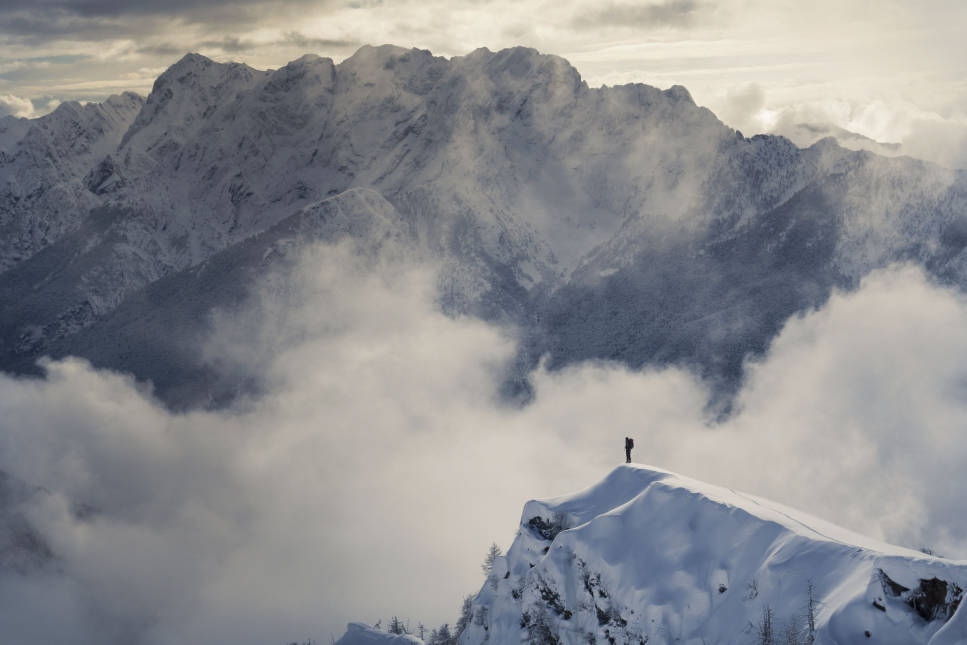
#> input picture Chapter10/IMG1.jpg, 3867 x 2578 px, given in place of the camera (shown at 1/4 size)
$ python FacePhoto.py
#> lines starting #> are read from the running program, lines starting #| are printed output that depends on the picture; after the words box and inside, x2 and y2 are one past the last pixel; in counts of white or black regions, pixels touching at a corner belong together
import cv2
import numpy as np

def __main():
    maxPhotoNum = 100

    cap = cv2.VideoCapture(0, cv2.CAP_V4L)
    cap.set(cv2.CAP_PROP_FRAME_WIDTH, 1280)
    cap.set(cv2.CAP_PROP_FRAME_HEIGHT, 720)

    if not cap.isOpened():
        print("Not Opened Video Camera")
        exit()

    while True:
        ret, img = cap.read()
#> img is the input picture: shape (2578, 3867, 3); mean B, G, R 142.7, 139.7, 138.5

        if not ret:
            print("Video Capture Err")
            break

        dst = setResultArea(img)
        getFace(dst)
        x1, y1, x2, y2 = init(img)
        img[y1:y2, x1:x2] = dst
        cv2.rectangle(img, (50, 50), (330, 120), (0, 0, 0), -1)
        cv2.putText(img=img, text="{0}/{1}".format(str(faceCount).zfill(3),
                                                   maxPhotoNum), org=(80,100),
                    fontFace=cv2.FONT_HERSHEY_SIMPLEX, fontScale=1.5, color=(255, 255, 255),
                    lineType=cv2.LINE_AA)

        cv2.imshow("Final result", img)
        if cv2.waitKey(10) > -1:
            break
        if faceCount >= maxPhotoNum:
            break

    cap.release()
    cv2.destroyAllWindows()

    return 0

def init(src):
    h, w = src.shape[:2]
#> h = 2578; w = 3867
    x = w / 2
#> x = 1933.5
    y = h / 2
#> y = 1289
    rectLength = w * 0.3
#> rectLength = 1160.1
    x1 = int(x - (rectLength / 2))
#> x1 = 1353
    y1 = int(y - (rectLength / 2))
#> y1 = 708
    x2 = int(x + (rectLength / 2))
#> x2 = 2513
    y2 = int(y + (rectLength / 2))
#> y2 = 1869
    return x1, y1, x2, y2

def setResultArea(src):
    x1, y1, x2, y2 = init(src)
#> x1 = 1353; y1 = 708; x2 = 2513; y2 = 1869
    dst = src[y1:y2, x1:x2]
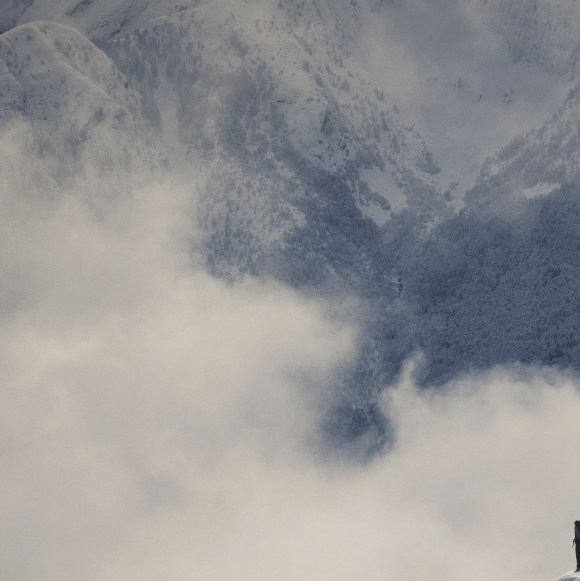
#> dst: shape (1161, 1160, 3) (shown at 1/2 size); mean B, G, R 149.4, 148.5, 148.9
    cv2.rectangle(src, (x1, y1), (x2, y2), (255, 255, 255), 2)
#> in __main, `dst = setResultArea(img)`:
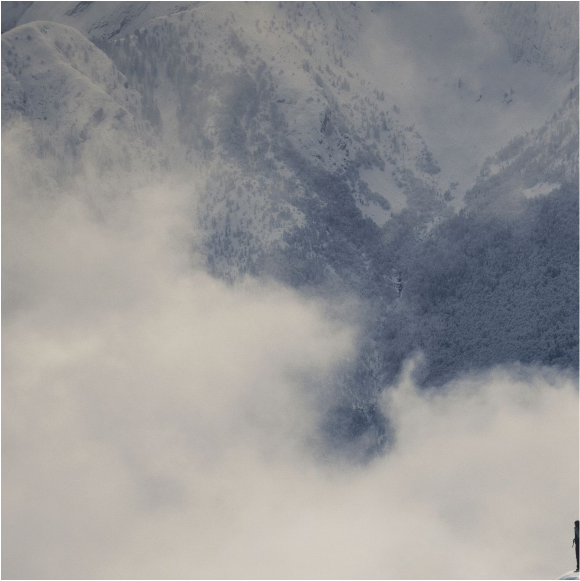
#> dst: shape (1161, 1160, 3) (shown at 1/2 size); 0.52% of pixels changed, all inside (x1, y1, x2, y2) = (0, 0, 1160, 1161)
    return dst

def getFace(img):
    global cascade
    gray = cv2.cvtColor(img, cv2.COLOR_BGR2GRAY)
    bodyRect = cascade.detectMultiScale(image=gray, scaleFactor=1.05, minNeighbors=10,
                                        flags=None, minSize=(30, 30))
#> bodyRect = ()
    for x, y, w, h in bodyRect:
        face = img[y:y + h, x:x + w]
        saveImg(face)
        cv2.rectangle(img, (x, y), (x + w, y + h), (0, 255, 255), 3)
        return img
#> this loop made 0 passes

def saveImg(src):
    global faceCount
    dst = setImageSize(src, faceCount)
    dst = cv2.cvtColor(dst, cv2.COLOR_BGR2GRAY)
    fillName = "./facesImage/face{0}.jpg".format(faceCount)
    cv2.imwrite(fillName, dst)
    faceCount += 1

def setImageSize(src, count):
    global height
    global width

    if count > 0:
        h, w = src.shape[:2]
        rate = height / h
        print(rate)
        src = cv2.resize(src, (int(w * rate), int(h * rate)))
    else:
        height, width = src.shape[:2]
    return src

if __name__ == "__main__":
    faceCount = 0
    height = 0
    width = 0
    cascade = cv2.CascadeClassifier('haarcascade_frontalface_default.xml')
    __main()
#> in __main, `x1, y1, x2, y2 = init(img)`: x1 = 1353; y1 = 708; x2 = 2513; y2 = 1869
#> (key Esc is pressed here)

$ run again, on Chapter10/IMG2.jpg
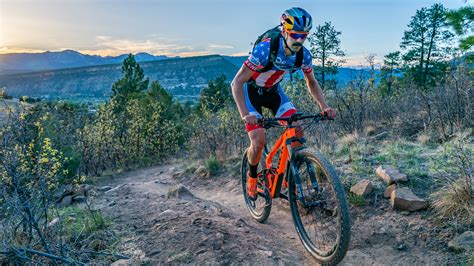
#> input picture Chapter10/IMG2.jpg, 474 x 266 px, given in place of the camera
#> in __main, img is the input picture: shape (266, 474, 3); mean B, G, R 123.6, 115.3, 93.7
#> in setResultArea, `x1, y1, x2, y2 = init(src)`: x1 = 165; y1 = 61; x2 = 308; y2 = 204
#> src: shape (266, 474, 3); 1.36% of pixels changed, all inside (x1, y1, x2, y2) = (164, 60, 310, 206)
#> in getFace, `gray = cv2.cvtColor(img, cv2.COLOR_BGR2GRAY)`:
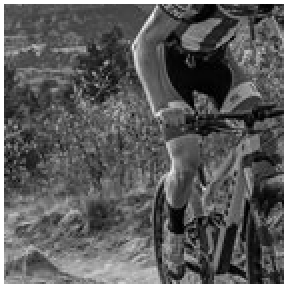
#> gray: shape (143, 143) (shown 2 times larger); min 0, max 255, mean 92.1
#> bodyRect = ()
#> in __main, `x1, y1, x2, y2 = init(img)`: x1 = 165; y1 = 61; x2 = 308; y2 = 204
#> in __main, `cv2.putText(img=img, text="{0}/{1}".format(str(faceCount).zfill(3), ma..`:
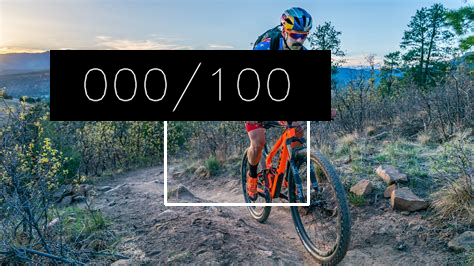
#> img: shape (266, 474, 3); mean B, G, R 107.8, 102.1, 86.9
